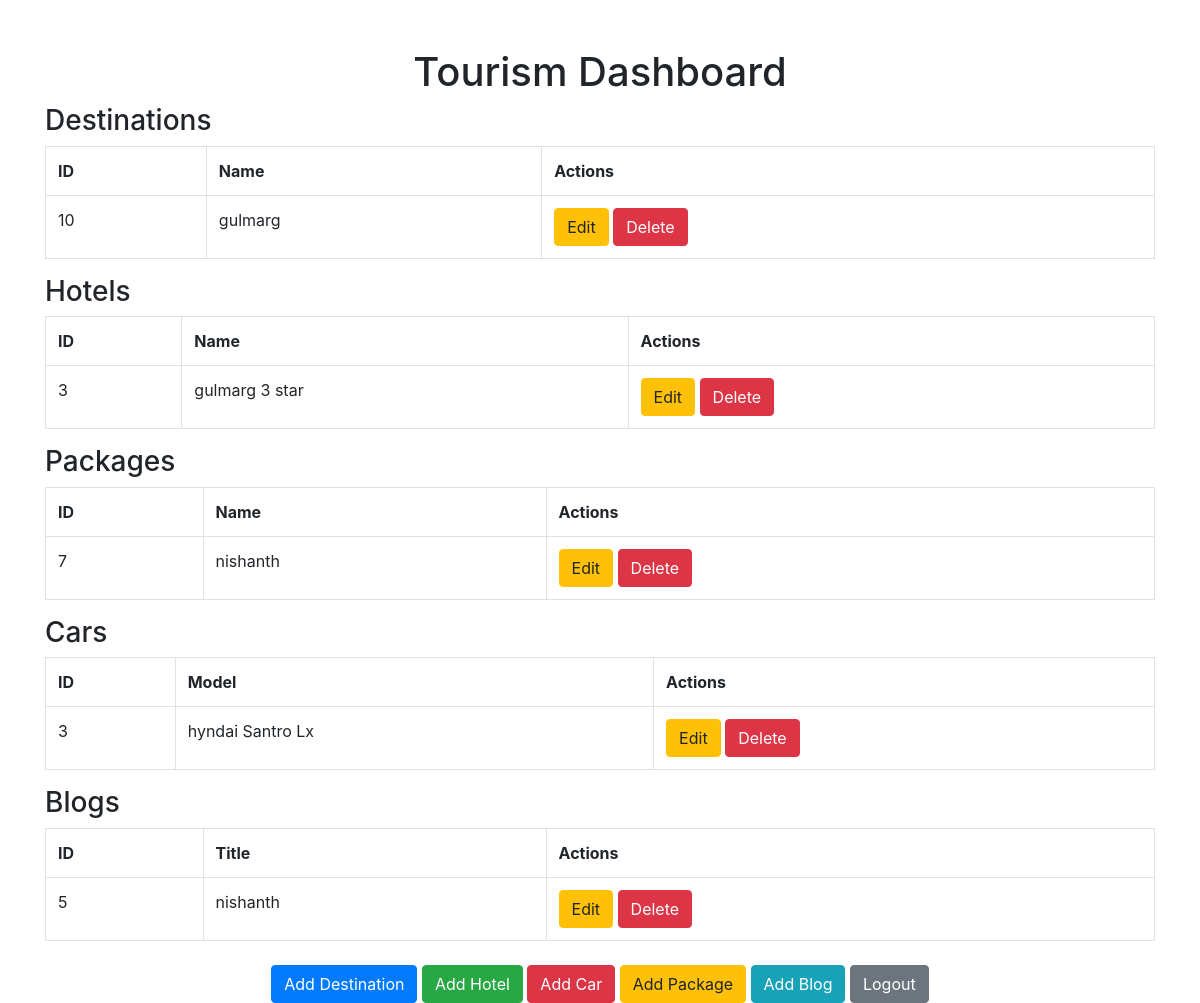
/admin/dashboard.php (signed in), run on an earlier commit of the app's database.
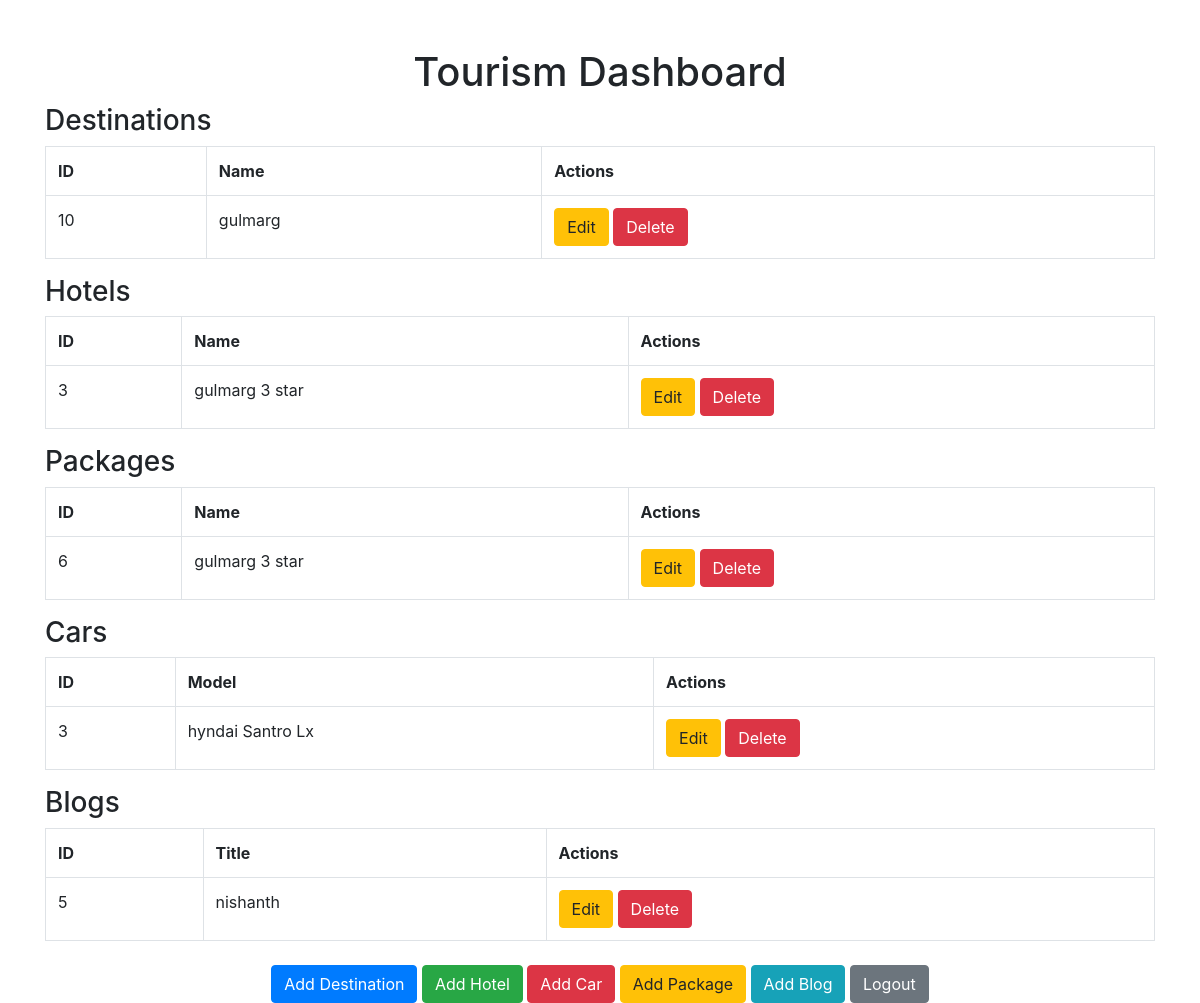
And on a later commit of the database.
### tables this page shows
CREATE TABLE `destinations` (
  `id` int(11) NOT NULL,
  `name` varchar(255) NOT NULL,
  `description` text DEFAULT NULL,
  `image` varchar(255) DEFAULT NULL
);

CREATE TABLE `hotels` (
  `id` int(11) NOT NULL,
  `name` varchar(255) NOT NULL,
  `location` varchar(255) DEFAULT NULL,
  `description` text DEFAULT NULL,
  `price` decimal(10,2) NOT NULL,
  `status` enum('occupied','available') DEFAULT 'available',
  `image` varchar(255) DEFAULT NULL,
  `destination_id` int(11) DEFAULT NULL
);

CREATE TABLE `packages` (
  `id` int(11) NOT NULL,
  `name` varchar(255) NOT NULL,
  `description` text DEFAULT NULL,
  `duration` varchar(50) DEFAULT NULL,
  `price` decimal(10,2) DEFAULT NULL,
  `destination_id` int(11) DEFAULT NULL,
  `image` varchar(255) DEFAULT NULL,
  `is_trending` tinyint(1) NOT NULL DEFAULT 0,
  `is_featured` tinyint(1) NOT NULL DEFAULT 0,
  `rating` decimal(3,1) NOT NULL DEFAULT 5.0,
  `is_honeymoon` tinyint(1) NOT NULL DEFAULT 0,
  `is_adventure` tinyint(1) NOT NULL DEFAULT 0,
  `is_premium` tinyint(1) NOT NULL DEFAULT 0,
  `is_budget` tinyint(1) NOT NULL DEFAULT 0,
  `reviews` decimal(5,0) NOT NULL DEFAULT 0
);

CREATE TABLE `cars` (
  `id` int(11) NOT NULL,
  `model` varchar(255) NOT NULL,
  `status` enum('available','occupied') DEFAULT 'available',
  `price` decimal(10,2) DEFAULT NULL,
  `image` varchar(255) DEFAULT NULL,
  `destination_id` int(11) DEFAULT NULL
);

CREATE TABLE `blogs` (
  `id` int(11) NOT NULL,
  `title` varchar(255) NOT NULL,
  `description` text NOT NULL,
  `post_date` date NOT NULL
);

### admin/dashboard.php (the view, shortened to what this page needs)
<?php
require 'db_connect.php';
try {
    $destinations = $pdo->query("SELECT * FROM destinations")->fetchAll();
    $hotels = $pdo->query("SELECT * FROM hotels")->fetchAll();
    $packages = $pdo->query("SELECT * FROM packages")->fetchAll();
    $cars = $pdo->query("SELECT * FROM cars")->fetchAll();
    $blogs = $pdo->query("SELECT * FROM blogs")->fetchAll();
} catch (PDOException $e) {
    echo "Error: " . $e->getMessage();
}
?>
<!DOCTYPE html>
<html lang="en">
<head>
    <link href="https://maxcdn.bootstrapcdn.com/bootstrap/4.5.2/css/bootstrap.min.css" rel="stylesheet">
</head>
<body>
    <div class="container mt-5">
        <h1 class="text-center">Tourism Dashboard</h1>
        <h3>Destinations</h3>
        <table class="table table-bordered">
            <tr>
                <th>ID</th><th>Name</th><th>Actions</th>
            </tr>
            <?php foreach ($destinations as $destination): ?>
            <tr>
                <td><?= $destination['id'] ?></td>
                <td><?= htmlspecialchars($destination['name']) ?></td>
                <td>
                    <a href="edit_destination.php?id=<?= $destination['id'] ?>" class="btn btn-warning">Edit</a>
                    <a href="delete.php?type=destination&id=<?= $destination['id'] ?>" class="btn btn-danger" onclick="return confirm('Are you sure you want to delete this destination?');">Delete</a>
                </td>
            </tr>
            <?php endforeach; ?>
        </table>
        <h3>Hotels</h3>
        <table class="table table-bordered">
            <tr>
                <th>ID</th><th>Name</th><th>Actions</th>
            </tr>
            <?php foreach ($hotels as $hotel): ?>
            <tr>
                <td><?= $hotel['id'] ?></td>
                <td><?= htmlspecialchars($hotel['name']) ?></td>
                <td>
                    <a href="edit_hotel.php?id=<?= $hotel['id'] ?>" class="btn btn-warning">Edit</a>
                    <a href="delete.php?type=hotel&id=<?= $hotel['id'] ?>" class="btn btn-danger" onclick="return confirm('Are you sure you want to delete this hotel?');">Delete</a>
                </td>
            </tr>
            <?php endforeach; ?>
        </table>
        <h3>Packages</h3>
        <table class="table table-bordered">
            <tr>
                <th>ID</th><th>Name</th><th>Actions</th>
            </tr>
            <?php foreach ($packages as $package): ?>
            <tr>
                <td><?= $package['id'] ?></td>
                <td><?= htmlspecialchars($package['name']) ?></td>
                <td>
                    <a href="edit_package.php?id=<?= $package['id'] ?>" class="btn btn-warning">Edit</a>
                    <a href="delete.php?type=package&id=<?= $package['id'] ?>" class="btn btn-danger" onclick="return confirm('Are you sure you want to delete this package?');">Delete</a>
                </td>
            </tr>
            <?php endforeach; ?>
        </table>
        <h3>Cars</h3>
        <table class="table table-bordered">
            <tr>
                <th>ID</th><th>Model</th><th>Actions</th>
            </tr>
            <?php foreach ($cars as $car): ?>
            <tr>
                <td><?= $car['id'] ?></td>
                <td><?= htmlspecialchars($car['model']) ?></td>
                <td>
                    <a href="edit_car.php?id=<?= $car['id'] ?>" class="btn btn-warning">Edit</a>
                    <a href="delete.php?type=car&id=<?= $car['id'] ?>" class="btn btn-danger" onclick="return confirm('Are you sure you want to delete this car?');">Delete</a>
                </td>
            </tr>
            <?php endforeach; ?>
        </table>
        <h3>Blogs</h3>
        <table class="table table-bordered">
            <tr>
                <th>ID</th><th>Title</th><th>Actions</th>
            </tr>
            <?php foreach ($blogs as $blog): ?>
            <tr>
                <td><?= $blog['id'] ?></td>
                <td><?= htmlspecialchars($blog['title']) ?></td>
                <td>
                    <a href="edit_blog.php?id=<?= $blog['id'] ?>" class="btn btn-warning">Edit</a>
                    <a href="delete.php?type=blog&id=<?= $blog['id'] ?>" class="btn btn-danger" onclick="return confirm('Are you sure you want to delete this blog?');">Delete</a>
                </td>
            </tr>
            <?php endforeach; ?>
        </table>
        <div class="text-center mt-4">
            <a href="add_destination.php" class="btn btn-primary">Add Destination</a>
            <a href="add_hotel.php" class="btn btn-success">Add Hotel</a>
            <a href="add_car.php" class="btn btn-danger">Add Car</a>
            <a href="add_package.php" class="btn btn-warning">Add Package</a>
            <a href="add_blog.php" class="btn btn-info">Add Blog</a>
            <a href="logout.php" class="btn btn-secondary">Logout</a>
        </div>
    </div>
</body>
</html>

What changed in the data, as far as the page shows it:
removed packages: id "7", name "nishanth"
added packages: id "6", name "gulmarg 3 star"
